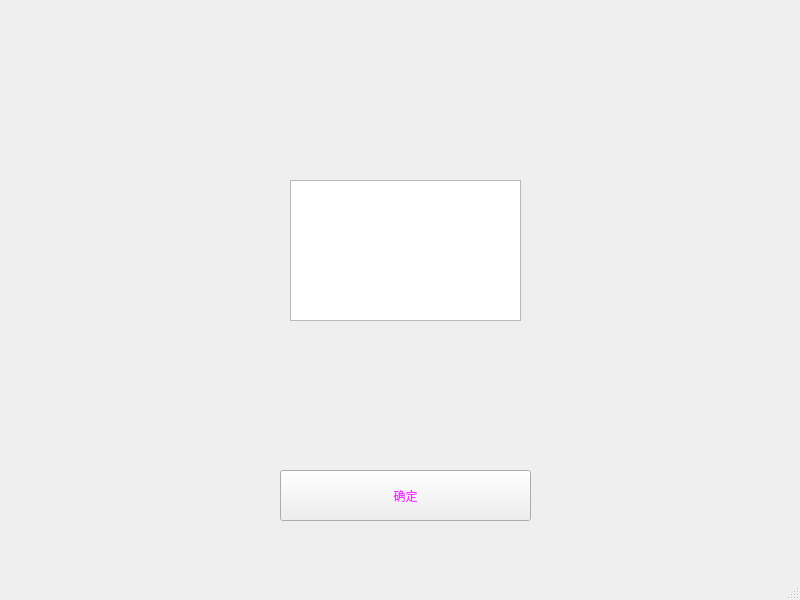
<?xml version="1.0" encoding="UTF-8"?>
<ui version="4.0">
 <class>MainWindow</class>
 <widget class="QMainWindow" name="MainWindow">
  <property name="geometry">
   <rect>
    <x>0</x>
    <y>0</y>
    <width>800</width>
    <height>600</height>
   </rect>
  </property>
  <property name="windowTitle">
   <string>MainWindow</string>
  </property>
  <widget class="QWidget" name="centralwidget">
   <widget class="QGraphicsView" name="graphicsView">
    <property name="geometry">
     <rect>
      <x>290</x>
      <y>180</y>
      <width>231</width>
      <height>141</height>
     </rect>
    </property>
    <property name="styleSheet">
     <string notr="true">border-image: url(:/wuding1/19.png);</string>
    </property>
   </widget>
   <widget class="QPushButton" name="bububu">
    <property name="geometry">
     <rect>
      <x>280</x>
      <y>470</y>
      <width>251</width>
      <height>51</height>
     </rect>
    </property>
    <property name="styleSheet">
     <string notr="true">color: rgb(242, 52, 255);
font: 8pt &quot;楷体&quot;;</string>
    </property>
    <property name="text">
     <string>确定</string>
    </property>
   </widget>
  </widget>
  <widget class="QMenuBar" name="menubar">
   <property name="geometry">
    <rect>
     <x>0</x>
     <y>0</y>
     <width>800</width>
     <height>22</height>
    </rect>
   </property>
  </widget>
  <widget class="QStatusBar" name="statusbar"/>
 </widget>
 <resources>
  <include location="../pic/wuding.qrc"/>
 </resources>
 <connections/>
</ui>
